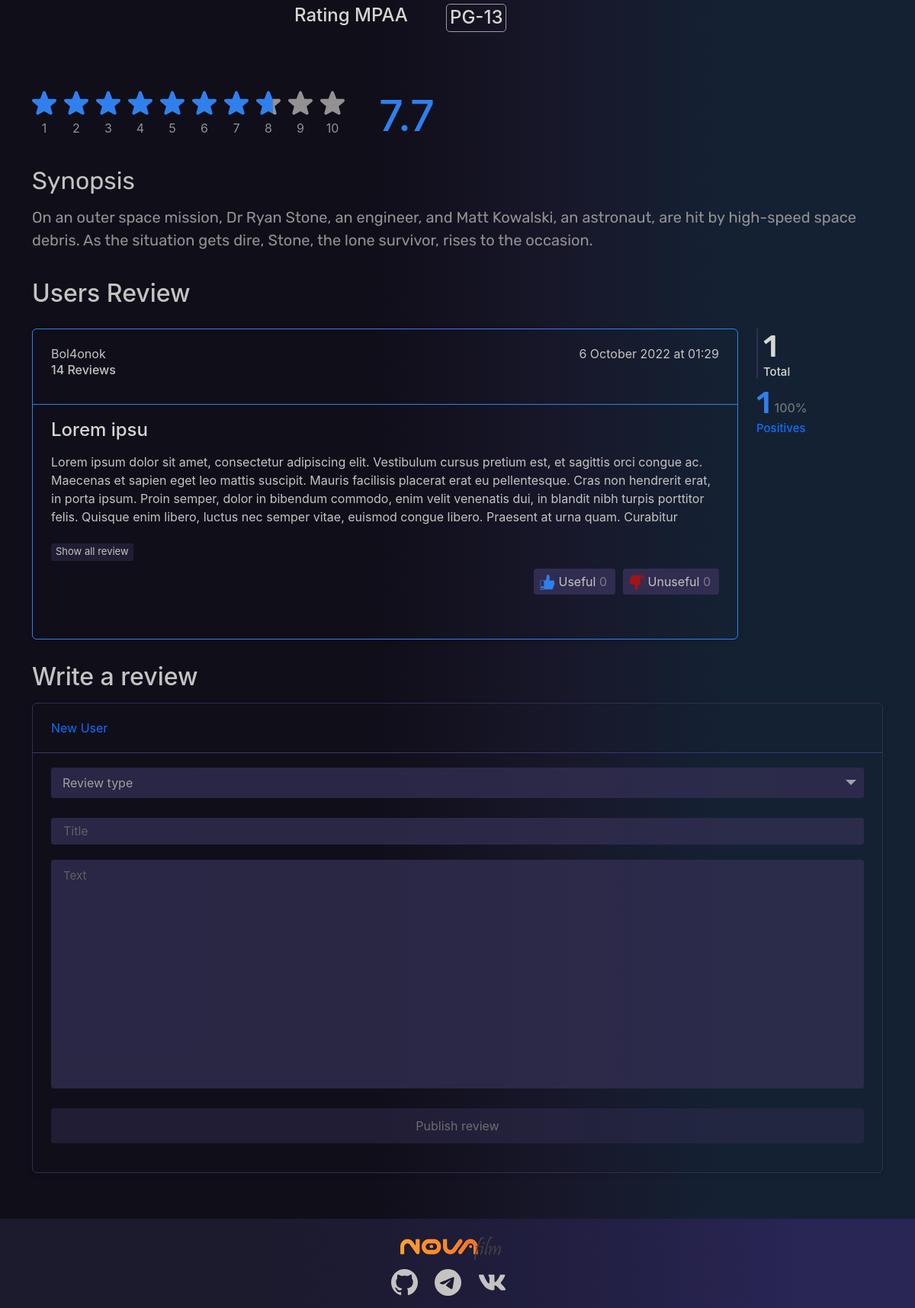
Page /movie/gravity/ (lower part) on the earlier database version.
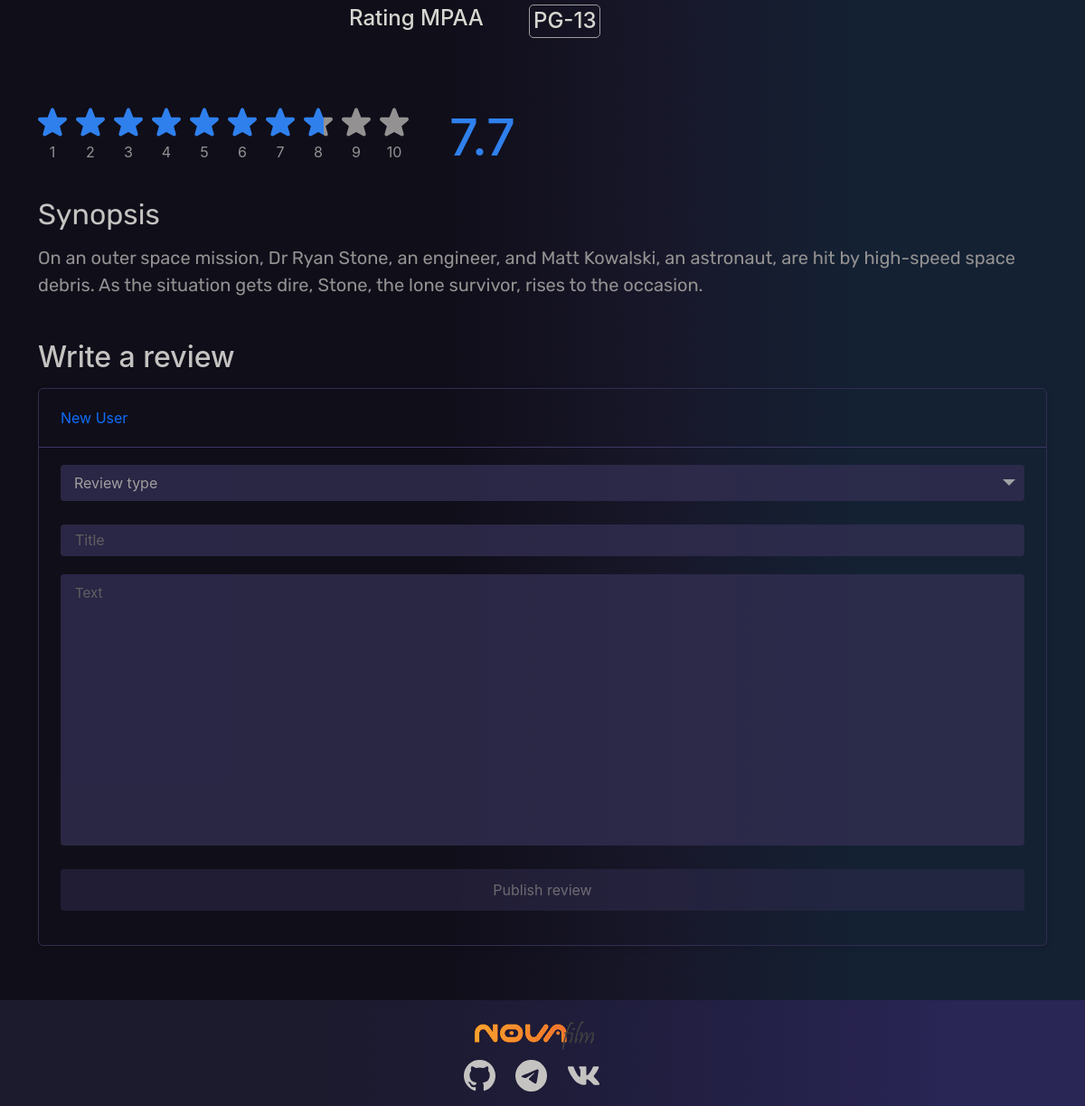
Same page on the later database version.
### web/models.py (models this page shows, shortened)
class UserReviewMovie(models.Model):
    user = models.ForeignKey('users.CustomUser', on_delete=models.CASCADE,
                             default=None)
    movie = models.ForeignKey('Movie', on_delete=models.CASCADE,
                              default=None)
    review_type = models.CharField(max_length=100,
                                   choices=type_of_review)
    title = models.CharField(max_length=100)
    text = models.TextField(max_length=10_000)
    created = models.DateTimeField(auto_now_add=True,
                                   null=True)

### users/models.py (models this page shows)
class CustomUser(AbstractUser):
    email = models.EmailField(max_length=64,
                              help_text='Enter a valid email address',
                              unique=True,
                              default='',
                              )
    is_verified = models.BooleanField('verified', default=False)
    USERNAME_FIELD = 'email'
    REQUIRED_FIELDS = ['username']

### web/views.py (the view, shortened to what this page needs)
# urls.py: path('movie/<slug:movie_name>/', MoviePageView.as_view(),
class MoviePageView(View, GetResponseMixin, CalculateReviewsTypeMixin):
    template = 'web/movie_page.html'
    model_obj = Movie
    model_review = UserReviewMovie
    rating = UserRatingMovie
    _type = 'film'
    def get(self, request, movie_name):
        model_obj = self.model_obj.objects.get(slug=movie_name)
        _review = self.model_review.objects.filter(movie=model_obj)
        filter_rating = self.rating.objects.filter(movie=model_obj)
        return self.get_response_film_serial(request, model_obj,
                                             _review, filter_rating)

### web/models.py (called while the page is built)
    def __str__(self):
        return self.name

    def __str__(self):
        return self.name

### web/service/mixins/calculate_review_percentage.py (called while the page is built)
    def calculate_review(self, reviews_obj):
        result_dict = {'total': reviews_obj.__len__()}
        self.total = result_dict['total']
        for ele in reviews_obj:
            if f'{ele.review_type}s' not in result_dict:
                result_dict[f'{ele.review_type}s'] = {
                    ele.review_type: 1,
                    'total': self.__fraction_part_check()
                }
            else:
                result_dict[f'{ele.review_type}s'][ele.review_type] += 1
                temp = result_dict[f'{ele.review_type}s'][ele.review_type]
                result_dict[f'{ele.review_type}s'][
                    'total'] = self.__fraction_part_check(temp=temp)
        return result_dict

    def __fraction_part_check(self, temp=1):
        return f'{(temp / self.total * 100):.2f}' \
               if (temp / self.total * 100) % 1 != 0 \
               else f'{(temp / self.total * 100):.0f}'

### web/templatetags/calculate_user_review.py (called while the page is built)
def calculate_review_user(model_review, user):
    return model_review.objects.filter(user=user).count()

### web/templates/web/movie_page.html (shortened to what the changed rows need)
{% extends 'web/serial_movie_base_page.html' %}
{% load check_favorite %}
{% load check_like_dis %}
{% load calculate_user_review %}
{% load minute_to_hours_convertor %}
{% block like_dis_section %}
    <div id="like_dislike_btn_container" data-type="film" class="d-flex" data-id="{{ review.pk }}">
        {% calculate_l_d_movie review as total_l_d %}
        {% like_dislike_review_movie request review 'Like' as bool_review_like %}
        {% if bool_review_like %}
            <button id="like_{{ review.pk }}_btn" data-value="Like" type="button"
                    class="like_dislike_btn active_btn_status m-left">
                <svg class="like_dislike_svg like_svg"
                     version="1.1" id="Capa_1"
                     xmlns="http://www.w3.org/2000/svg"
                     xmlns:xlink="http://www.w3.org/1999/xlink" x="0px" y="0px"
                     viewBox="0 0 58 58" style="enable-background:new 0 0 58 58;"
                     xml:space="preserve">
                                                <g>
                                                    <path d="M9.5,43c-2.757,0-5,2.243-5,5s2.243,5,5,5s5-2.243,5-5S12.257,43,9.5,43z"/>
                                                    <path d="M56.5,35c0-2.495-1.375-3.662-2.715-4.233C54.835,29.85,55.5,28.501,55.5,27c0-2.757-2.243-5-5-5H36.134l0.729-3.41
                                                        c0.973-4.549,0.334-9.716,0.116-11.191C36.461,3.906,33.372,0,30.013,0h-0.239C28.178,0,25.5,0.909,25.5,7c0,14.821-6.687,15-7,15
                                                        h0h-1v-2h-16v38h16v-2h28c2.757,0,5-2.243,5-5c0-1.164-0.4-2.236-1.069-3.087C51.745,47.476,53.5,45.439,53.5,43
                                                        c0-1.164-0.4-2.236-1.069-3.087C54.745,39.476,56.5,37.439,56.5,35z M3.5,56V22h12v34H3.5z"/>
                                                </g>
                                                </svg>
                Useful
                <span class="number_btn_like_dis">{{ total_l_d.Like }}</span>
            </button>
        {% else %}
            <button id="like_{{ review.pk }}_btn" data-value="Like" type="button"
                    class="like_dislike_btn m-left">
                Useful
                <span class="number_btn_like_dis">{{ total_l_d.Like }}</span>
            </button>
        {% endif %}
        {% like_dislike_review_movie request review 'Dislike' as bool_review_dis %}
        {% if bool_review_dis %}
            <button id="dislike_{{ review.pk }}_btn" data-value="Dislike"
                    type="button"
                    class="like_dislike_btn active_btn_status">
                <svg class="like_dislike_svg dislike_svg" version="1.1" id="Capa_1"
                     xmlns="http://www.w3.org/2000/svg"
                     xmlns:xlink="http://www.w3.org/1999/xlink" x="0px" y="0px"
                     viewBox="0 0 58 58" style="enable-background:new 0 0 58 58;"
                     xml:space="preserve">
                                                <g>
                                                    <path d="M40.5,0v2h-28c-2.757,0-5,2.243-5,5c0,1.164,0.4,2.236,1.069,3.087C6.255,10.524,4.5,12.561,4.5,15
                                                        c0,1.164,0.4,2.236,1.069,3.087C3.255,18.524,1.5,20.561,1.5,23c0,2.495,1.375,3.662,2.715,4.233C3.165,28.15,2.5,29.499,2.5,31
                                                        c0,2.757,2.243,5,5,5h14.366l-0.729,3.41c-0.973,4.551-0.334,9.717-0.116,11.191C21.539,54.094,24.628,58,27.987,58h0.239
                                                        c1.596,0,4.274-0.909,4.274-7c0-14.82,6.686-15,7-15h0h1v2h16V0H40.5z M54.5,36h-12V2h12V36z"/>
                                                    <path d="M48.5,15c2.757,0,5-2.243,5-5s-2.243-5-5-5s-5,2.243-5,5S45.743,15,48.5,15z"/>
                                                </g>
                                                </svg>
                Unuseful
                <span class="number_btn_like_dis">{{ total_l_d.Dislike }}</span>
            </button>
        {% else %}
            <button id="dislike_{{ review.pk }}_btn" data-value="Dislike"
                    type="button"
                    class="like_dislike_btn">
                Unuseful
                <span class="number_btn_like_dis">{{ total_l_d.Dislike }}</span>
            </button>
        {% endif %}
    </div>
{% endblock like_dis_section %}
{% block calculate_review_user %}
    <h6 class="mov_rating_text">{{ review.user|calculate_review_user_film }} Reviews</h6>
{% endblock calculate_review_user %}

### web/templates/web/serial_movie_base_page.html (shortened to what the changed rows need)
{% extends 'web/base.html' %}
{% load static %}
{% load check_favorite %}
{% load forx %}
{% load minute_to_hours_convertor %}
{% load check_like_dis %}
{% block title_style %}
    <link rel="stylesheet" href="{% static 'css/main.css' %}">
    <link rel="stylesheet" href="{% static 'css/movie_serial_page.css' %}">
{% endblock title_style %}
{% block content %}
    <section class="main_movie_serial_section">
        <div class="container">
            <div class="row">
                <div class="сol-12 d-flex rating_bar d-flex flex-column">
                    <div id="cinema_bar_rating_system" class="d-flex">
                        <div class="many_star_container d-flex">
                            {% for i in 10|for_range %}
                                <div class="one_star_div">
                                    <a name="{{ i| add:1 }}" class="one_star_container d-flex">
                                        <div class="svg_star_container">
                                            <svg class="svg_star_mark" version="1.1" xmlns="http://www.w3.org/2000/svg"
                                                 xmlns:xlink="http://www.w3.org/1999/xlink" x="0px" y="0px"
                                                 width="940.688px" height="940.688px" viewBox="0 0 940.688 940.688"
                                                 style="enable-background:new 0 0 940.688 940.688;"
                                                 xml:space="preserve">
                                        <defs>
                                            <lineargradient id="grad_{{ i }}">
                                                <stop offset="50%" stop-color="yellow"></stop>
                                                <stop offset="50%" stop-color="grey"></stop>
                                            </lineargradient>
                                       </defs>
                                                <path d="M885.344,319.071l-258-3.8l-102.7-264.399c-19.8-48.801-88.899-48.801-108.6,0l-102.7,264.399l-258,3.8
                                                    c-53.4,3.101-75.1,70.2-33.7,103.9l209.2,181.4l-71.3,247.7c-14,50.899,41.1,92.899,86.5,65.899l224.3-122.7l224.3,122.601
                                                    c45.4,27,100.5-15,86.5-65.9l-71.3-247.7l209.2-181.399C960.443,389.172,938.744,322.071,885.344,319.071z"/>
                                    </svg>
                                        </div>
                                        <p class="my-0 p_star_text">{{ i |add:1 }}</p>
                                    </a>
                                </div>
                            {% endfor %}
                        </div>
                        {% if not rating.rating %}
                            <h2 id="true_rating_cinema" name="{{ content.IMDb_RATING }}"
                                class="rating_cinema_color mov_rating_text my-0">{{ content.IMDb_RATING }}</h2>
                        {% else %}
                            <h2 id="true_rating_cinema" name="{{ rating.rating }}"
                                class="rating_cinema_color mov_rating_text my-0">{{ content.IMDb_RATING }}</h2>
                        {% endif %}
                    </div>
                </div>
                <div class="col-12 synopsys_title">
                    <h2 class="mov_ser_text">Synopsis</h2>
                </div>
            </div>
            {% if cinema_reviews %}
                <div class="row m-20px">
                    <h2 class="mov_rating_text text-start m-0">Users Review</h2>
                </div>
                <div class="row">
                    <div class="col-md-10 order-md-1 col-sm-12 order-last">
                        <div id="users_review" class="m-20px">
                            {% for review in cinema_reviews %}
                                <div data-type="{{ review.review_type }}"
                                     class="border_style_form user_review_container {{ review.review_type|lower }}_border m-20px">
                                    <div class="{{ review.review_type|lower }}_user_bottom user_info d-flex">
                                        <div>
                                            <a class="mov_rating_text"
                                               href="{% url 'profile_page' review.user.username %}">{{ review.user.username }}</a>
                                            {% block calculate_review_user %}
                                            {% endblock calculate_review_user %}
                                        </div>
                                        <div class="created_review_date">
                                            <p class="mov_rating_text">{{ review.created |date:'j F o \a\t H:i' }}</p>
                                        </div>
                                    </div>
                                    <div class="user_review title_form_review_container justify-content-start">
                                        <h4 class="mov_rating_text text-start">{{ review.title }}</h4>
                                        <div class="content-block-text">
                                            <p class="mov_rating_text text-start">{{ review.text }}</p>
                                        </div>
                                        <div class="show-all-container">
                                            <button class="show-all">Show all review</button>
                                        </div>
                                        {% block like_dis_section %}
                                        {% endblock like_dis_section %}
                                    </div>
                                </div>
                            {% endfor %}
                        </div>
                    </div>
                    <div class="col-md-2 order-md-1 col-sm-12 order-first m-20px">
                        <div id="review_type_block">
                            <div data-type="Total"
                                 class="rating_bar_select_total rating_bar_select_cls active_rating_bar_block">
                                <h1>{{ calculated.total }}</h1>
                                <h4 class="total_text">Total</h4>
                            </div>
                            {% if calculated.Positives %}
                                <div data-type="Positive" class=" rating_bar_select_cls">
                                    <div class="d-flex align-content-center align-items-end">
                                        <h1 class="m-0 positive_rating_bar">{{ calculated.Positives.Positive }}</h1>
                                        <h6 class="percent_style">{{ calculated.Positives.total }}%</h6>
                                    </div>
                                    <h4 class="text-start">Positives</h4>
                                </div>
                            {% endif %}
                        </div>
                    </div>
                </div>
            {% endif %}
            {% if not have_review %}
                <div id="write_review_user" class="row block_review_write">
                    <div class="col-12">
                        <h2 class="mov_rating_text text-start">Write a review</h2>
                    </div>
                </div>
            {% endif %}
        </div>
    </section>
{% endblock content %}

Differences in the rows shown:
removed UserReviewMovie: user.username "Bol4onok", user|calculate_review_user_film "14", created "6 October 2022 at 01:29", title "Lorem ipsu", text "Lorem ipsum dolor sit amet, consectetur adipiscing elit. Vestibulum cursus pretium est, et sagittis orci congue ac. Maecenas et sapien eget leo mattis suscipit. Mauris facilisis placerat erat eu pellentesque. Cras non hendrerit erat, in porta ipsum. Proin semper, dolor in bibendum commodo, enim velit venenatis dui, in blandit nibh turpis porttitor felis. Quisque enim libero, luctus nec semper vitae, euismod congue libero. Praesent at urna quam. Curabitur…", Like "0", Dislike "0"
Other differences:
{{ calculated.total }}: "1" → (not shown)
{{ calculated.Positives.Positive }}: "1" → (not shown)
{{ calculated.Positives.total }}: "100" → (not shown)
text no longer shown: "Users Review Total % Positives"
